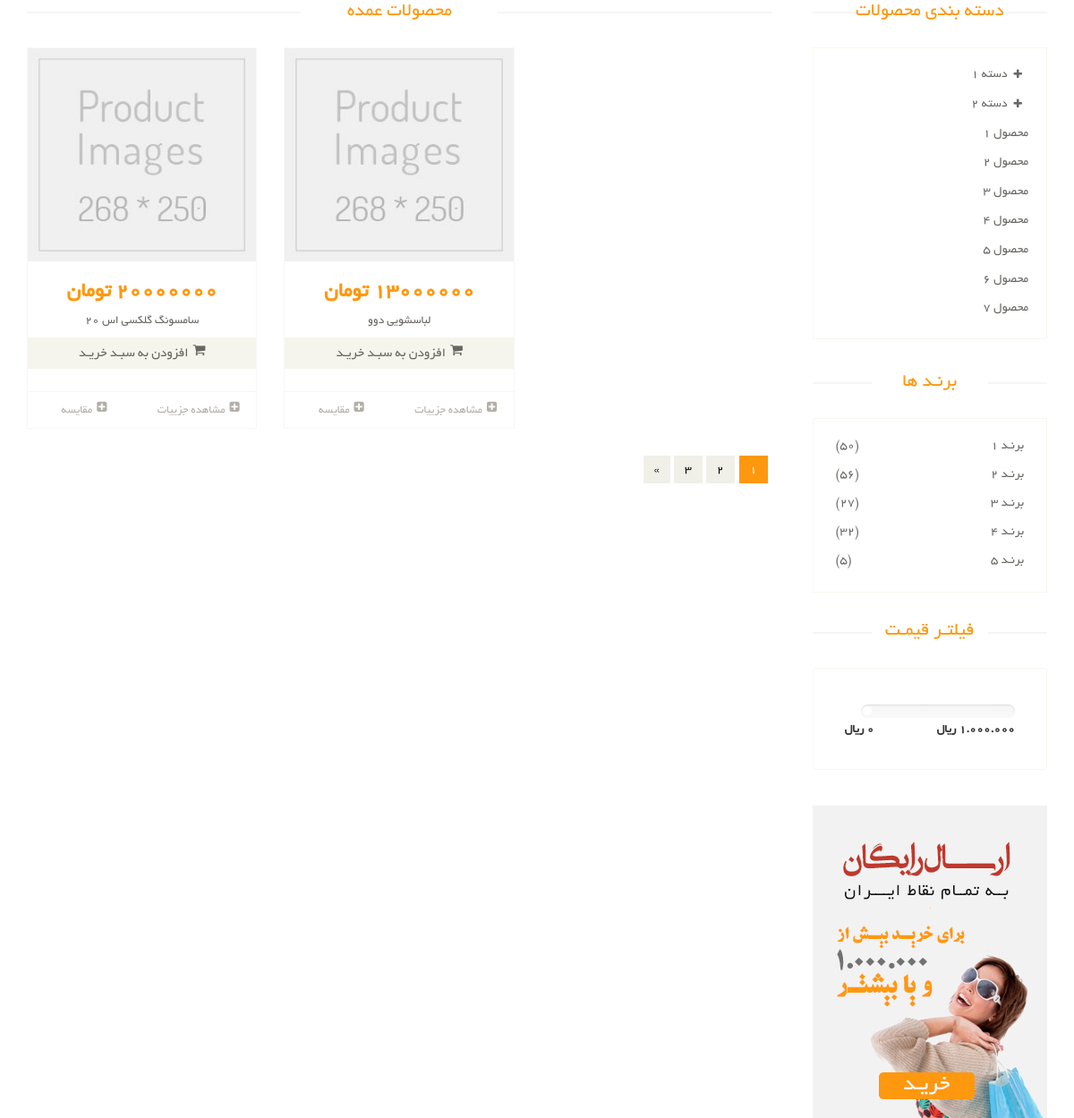
Before: /products/ with the older database file.
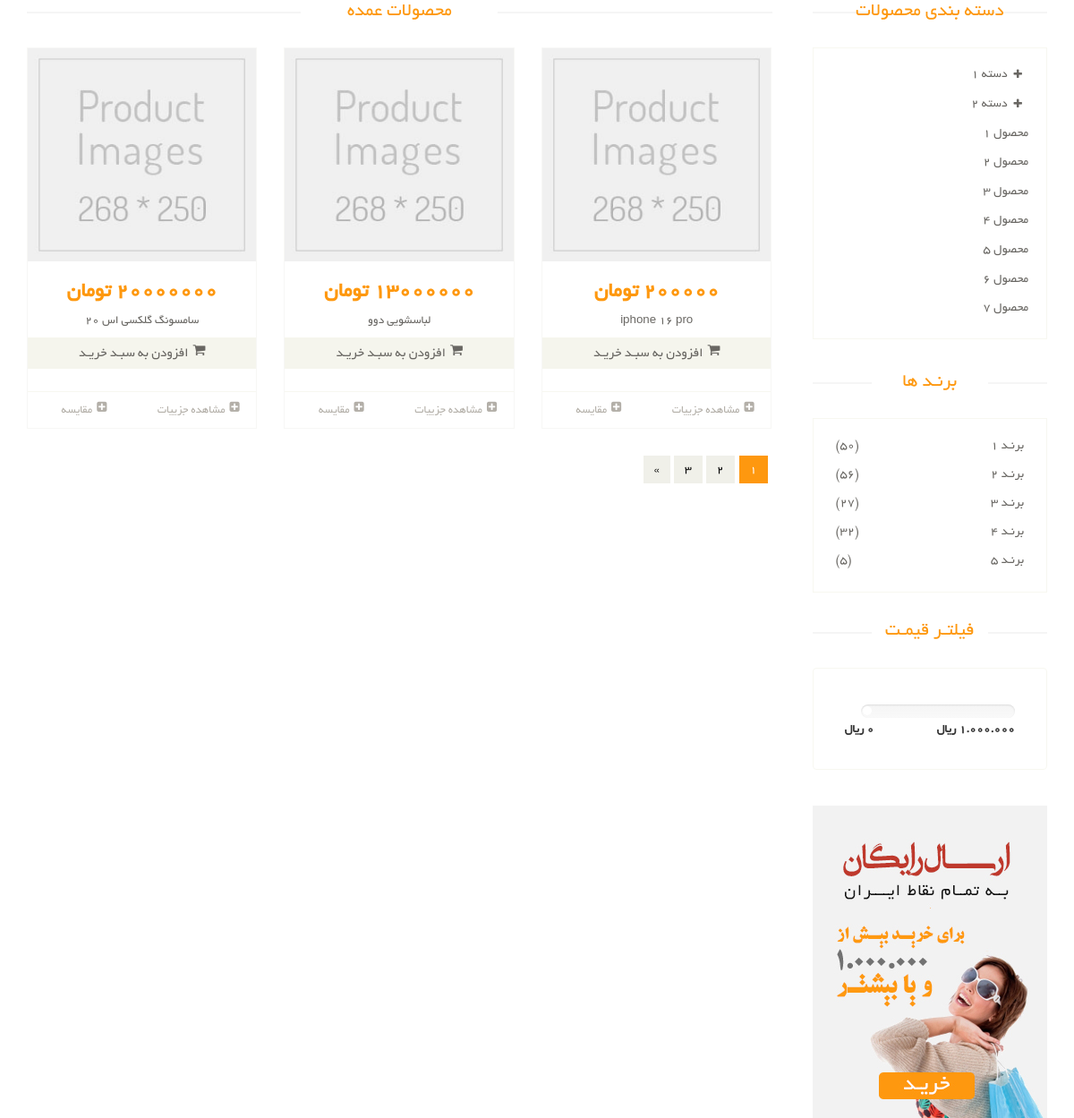
After: the same page with the newer database file.
### product_module/models.py (models this page shows, shortened)
class Product(models.Model):
    title = models.CharField(max_length=300, verbose_name='نام محصول')
    category = models.ManyToManyField(
        ProductCategory,
        related_name='product_categories',
        verbose_name='دسته بندی ها')
    brand = models.ForeignKey(ProductBrand, on_delete=models.CASCADE, verbose_name='برند', null=True, blank=True)
    price = models.IntegerField(verbose_name='قیمت')
    short_description = models.CharField(max_length=360, db_index=True, null=True, verbose_name='توضیحات کوتاه')
    description = models.TextField(verbose_name='توضیحات اصلی', db_index=True)
    slug = models.SlugField(default="", null=False, db_index=True, blank=True, max_length=200, unique=True,
                            verbose_name='عنوان در url')
    is_active = models.BooleanField(default=False, verbose_name='فعال / غیرفعال')
    is_delete = models.BooleanField(verbose_name='حذف شده / نشده')
    class Meta:
        verbose_name = 'محصول'
        verbose_name_plural = 'محصولات'

### product_module/views.py (the view)
# urls.py: path('', views.ProductListView.as_view(), name='product-list'),
class ProductListView(ListView):
    template_name = 'product_module/product_list.html'
    model = Product
    context_object_name = "products"
    def get_queryset(self):
        base_query = super(ProductListView, self).get_queryset()
        data = base_query.filter(is_active = True)
        return data

### product_module/templates/product_module/product_list.html (shortened to what this page needs)
{% extends 'shared/_layout.html' %}
{% block content %}
    <section>
        <div class="container">
            <div class="row">
                <div class="col-sm-9 padding-right">
                    <div class="features_items">
                        <h2 class="title text-center">محصولات عمده</h2>
                        {% for product in products %}
                            {% include 'includes/product_item_partial.html' with product=product %}
                        {% endfor %}
                        <ul class="pagination">
                            <li class="active"><a href="">1</a></li>
                            <li><a href="">2</a></li>
                            <li><a href="">3</a></li>
                            <li><a href="">»</a></li>
                        </ul>
                    </div>
                </div>
                <div class="col-sm-3">
                    <div class="left-sidebar">
                        <h2>دسته بندی محصولات</h2>
                        <div class="panel-group category-products" id="accordian">
                            <div class="panel panel-default">
                                <div class="panel-heading">
                                    <h4 class="panel-title">
                                        <a data-toggle="collapse" data-parent="#accordian" href="#sportswear">
                                            <span class="badge pull-right"><i class="fa fa-plus"></i></span>
                                            دسته 1
                                        </a>
                                    </h4>
                                </div>
                            </div>
                            <div class="panel panel-default">
                                <div class="panel-heading">
                                    <h4 class="panel-title">
                                        <a data-toggle="collapse" data-parent="#accordian" href="#mens">
                                            <span class="badge pull-right"><i class="fa fa-plus"></i></span>
                                            دسته 2
                                        </a>
                                    </h4>
                                </div>
                            </div>
                            <div class="panel panel-default">
                                <div class="panel-heading">
                                    <h4 class="panel-title"><a href="#">محصول 1</a></h4>
                                </div>
                            </div>
                            <div class="panel panel-default">
                                <div class="panel-heading">
                                    <h4 class="panel-title"><a href="#">محصول 2</a></h4>
                                </div>
                            </div>
                            <div class="panel panel-default">
                                <div class="panel-heading">
                                    <h4 class="panel-title"><a href="#">محصول 3</a></h4>
                                </div>
                            </div>
                            <div class="panel panel-default">
                                <div class="panel-heading">
                                    <h4 class="panel-title"><a href="#">محصول 4</a></h4>
                                </div>
                            </div>
                            <div class="panel panel-default">
                                <div class="panel-heading">
                                    <h4 class="panel-title"><a href="#">محصول 5</a></h4>
                                </div>
                            </div>
                            <div class="panel panel-default">
                                <div class="panel-heading">
                                    <h4 class="panel-title"><a href="#">محصول 6</a></h4>
                                </div>
                            </div>
                            <div class="panel panel-default">
                                <div class="panel-heading">
                                    <h4 class="panel-title"><a href="#">محصول 7</a></h4>
                                </div>
                            </div>
                        </div>
                        <div class="brands_products">
                            <h2>برنـد ها</h2>
                            <div class="brands-name">
                                <ul class="nav nav-pills nav-stacked">
                                    <li><a href=""> <span class="pull-left">(50)</span>برنـد 1</a></li>
                                    <li><a href=""> <span class="pull-left">(56)</span>برنـد 2</a></li>
                                    <li><a href=""> <span class="pull-left">(27)</span>برنـد 3</a></li>
                                    <li><a href=""> <span class="pull-left">(32)</span>برنـد 4</a></li>
                                    <li><a href=""> <span class="pull-left">(5)</span>برنـد 5</a></li>
                                </ul>
                            </div>
                        </div>
                        <div class="price-range">
                            <h2>فیلتـر قیمـت</h2>
                            <div class="well">
                                <div class="slider slider-horizontal" style="width: 170px;">
                                           id="sl2" style=""></div>
                                <br>
                                <b>1.000.000 ريال</b> <b class="pull-left">0 ريال</b>
                            </div>
                        </div>
                        <div class="shipping text-center">
                            <img src="/static/images/home/shipping.jpg" alt="">
                        </div>
                    </div>
                </div>
            </div>
        </div>
    </section>
{% endblock %}

### templates/shared/_layout.html (shortened to what this page needs)
{% load render_partial %}
<!DOCTYPE html>
<html lang="en">
<head>
    {% include 'shared/header_references.html' %}
</head>
<body>
{% block content %}{% endblock %}
</body>
</html>

### templates/shared/header_references.html (shortened to what this page needs)
<link href="/static/css/bootstrap.min.css" rel="stylesheet">
<link href="/static/css/font-awesome.min.css" rel="stylesheet">
<link href="/static/css/prettyPhoto.css" rel="stylesheet">
<link href="/static/css/price-range.css" rel="stylesheet">
<link href="/static/css/animate.css" rel="stylesheet">
<link href="/static/css/main.css" rel="stylesheet">
<link href="/static/css/responsive.css" rel="stylesheet">
<link href="/static/css/custom.css" rel="stylesheet">

### product_module/templates/includes/product_item_partial.html (shortened to what this page needs)
<div class="col-sm-4">
    <div class="product-image-wrapper">
        <div class="single-products">
            <div class="productinfo text-center">
                <img src="/static/images/shop/product.jpg" alt="">
                <h2>{{ product.price }} تومان</h2>
                <p>{{ product.title }}</p>
                <a href="#" class="btn btn-default add-to-cart"><i
                        class="fa fa-shopping-cart"></i>افزودن به سبـد خریـد</a>
            </div>
            <div class="product-overlay">
                <div class="overlay-content">
                </div>
            </div>
        </div>
        <div class="choose">
            <ul class="nav nav-pills nav-justified">
                <li><a href="{% url 'product-detail' slug=product.slug %}"><i class="fa fa-plus-square"></i>مشاهده
                    جزییات</a></li>
                <li><a href=""><i class="fa fa-plus-square"></i>مقایسه</a></li>
            </ul>
        </div>
    </div>
</div>

### static/css/price-range.css (style rules this page uses)
.slider { display: inline-block; vertical-align: middle; position: relative; }
.slider.slider-horizontal { width: 210px; height: 20px; }

Changed rows visible on the page:
added Product: price "200000", title "iphone 16 pro"
